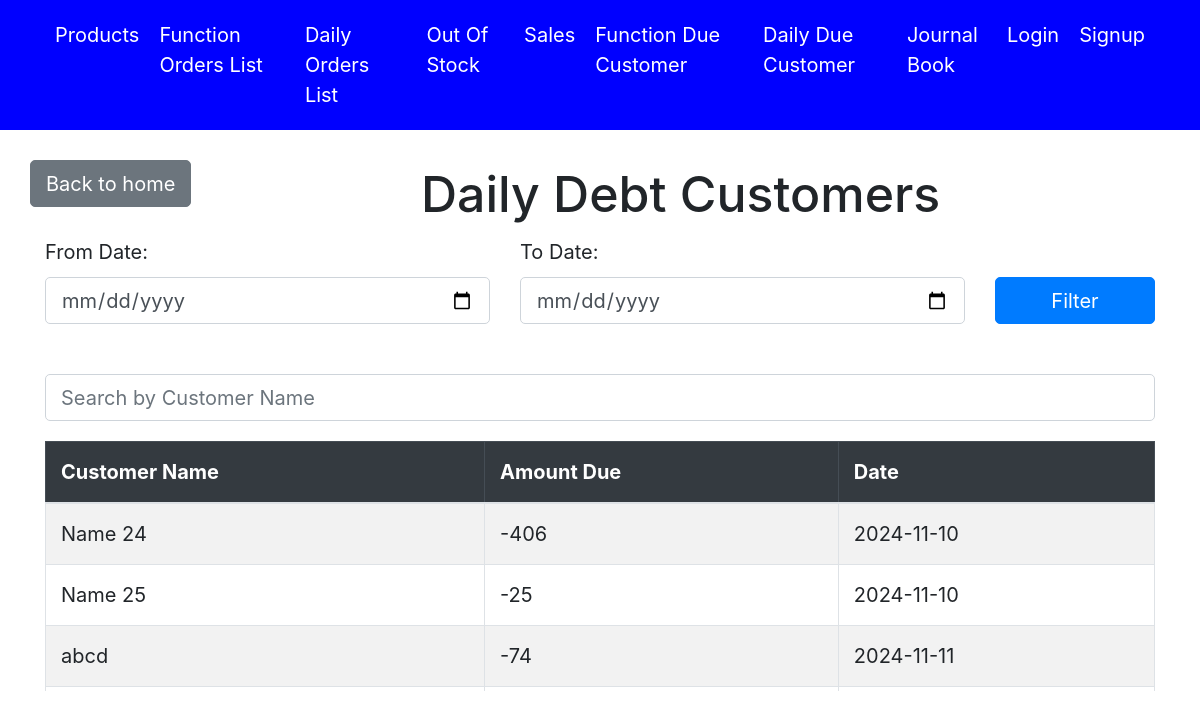
The page /daily/debt/customers/ on the database its author committed.
### accounts/models.py (models this page shows, shortened)
class Orders(models.Model):
    name = models.CharField(max_length=255)
    date = models.DateField(default=timezone.now)
    is_function = models.BooleanField(default=True)

### accounts/views.py (the view)
# urls.py: path('daily/debt/customers/', views.daily_debt_customer_list, name='daily_debt_customer_list'),
def daily_debt_customer_list(request):
    from_date_str  = request.GET.get('from_date')
    to_date_str  = request.GET.get('to_date')
    debt_cust = daily_get_orders_with_pending_balance(request,is_function = False)
    formatted_debt_cust = []
    for row in debt_cust:
        date = row[2]
        debt_customer_data = {
            'order_id': row[0],
            'pending_amount': int(row[1]),
            'date': date,
            'name': row[3],
        }
        formatted_debt_cust.append(debt_customer_data)
    from_date = datetime.strptime(from_date_str, '%Y-%m-%d').date() if from_date_str else None
    to_date = datetime.strptime(to_date_str , '%Y-%m-%d').date() if to_date_str  else None
    if from_date:
        formatted_debt_cust = [
            customer for customer in formatted_debt_cust if customer['date'] >= from_date
        ]
    if to_date:
        formatted_debt_cust = [
            customer for customer in formatted_debt_cust if customer['date'] <= to_date
        ]
    context = {
        'debt_customers': formatted_debt_cust,  # List of dicts for easy template access
        'from_date': from_date_str,
        'to_date': to_date_str
    }
    return render(request, 'daily_list_debt_customers.html', context)

### accounts/views.py (called while the page is built)
def daily_get_orders_with_pending_balance(obj,is_function=False):
  with connection.cursor() as cursor:
    cursor.execute("""
      SELECT e.*, f.date, f.name
FROM (
    SELECT c.orders_id, IFNULL(d.paid_amount, 0) - c.order_amount AS pending_amount
    FROM (
        SELECT a.orders_id, SUM(a.quantity * b.Retail_price) AS order_amount
        FROM accounts_orderitems a
        JOIN accounts_product b ON a.product_id = b.id
        GROUP BY a.orders_id
    ) c
    LEFT JOIN (
        SELECT order_id_id, SUM(amount) AS paid_amount
        FROM accounts_payment
        GROUP BY order_id_id
    ) d ON c.orders_id = d.order_id_id
) e
JOIN accounts_orders f ON e.orders_id = f.id
WHERE e.pending_amount < 0
AND f.is_function = %s;
    """,[is_function])
    rows = cursor.fetchall()
    return rows

### accounts/templates/daily_list_debt_customers.html (shortened to what this page needs)
{% extends 'base.html' %}
{% block content %}
<head>
</head>
<body>
    <div class="row align-items-center mt-4">
        <div class="text-center mb-4">
            <a href="{% url 'home' %}" class="btn btn-secondary">Back to home</a>
        </div>
        <div class="col text-center">
            <h1>Daily Debt Customers</h1>
        </div>
    </div>
    <form method="get" class="mb-4">
        <div class="row">
            <div class="col-md-5 mb-3">
                <label for="from_date" class="form-label">From Date:</label>
                <input type="date" name="from_date" class="form-control" id="from_date" value="{{ request.GET.from_date }}">
            </div>
            <div class="col-md-5 mb-3">
                <label for="to_date" class="form-label">To Date:</label>
                <input type="date" name="to_date" class="form-control" id="to_date" value="{{ request.GET.to_date }}">
            </div>
            <div class="col-md-2 mb-3 d-flex align-items-end">
                <button type="submit" class="btn btn-primary w-100">Filter</button>
            </div>
        </div>
    </form>
    <div class="search-bar">
        <input type="text" id="searchCustomer" class="form-control" placeholder="Search by Customer Name" onkeyup="searchCustomers()">
    </div>
    <div class="table-wrapper">
        <div class="table-responsive">
            <table class="table table-bordered table-striped" id="customerTable">
                <thead class="table-dark">
                    <tr>
                        <th>Customer Name</th>
                        <th>Amount Due</th>
                        <th>Date</th>
                    </tr>
                </thead>
                <tbody>
                    {% for debt_customer in debt_customers %}
                        <tr class="customer-row">
                            <td>{{ debt_customer.name }}</td>
                            <td>{{ debt_customer.pending_amount }}</td>
                            <td>{{ debt_customer.date|date:"Y-m-d" }}</td>
                        </tr>
                    {% empty %}
                        <tr>
                            <td colspan="3" class="text-center">No debt customers found</td>
                        </tr>
                    {% endfor %}
                </tbody>
            </table>
        </div>
    </div>
</body>
{% endblock %}

### accounts/templates/base.html (style rules this page uses)
html, body { height: 100%; margin: 0; font-size: 20px; }

### accounts/templates/daily_list_debt_customers.html (style rules this page uses)
.table-wrapper { overflow-y: auto; max-height: 250px; display: block; position: relative; }
.search-bar { margin-bottom: 20px; }

### rows shown on the page
Orders: name "Name 24", pending_amount "-406", date "2024-11-10"
Orders: name "Name 25", pending_amount "-25", date "2024-11-10"
Orders: name "abcd", pending_amount "-74", date "2024-11-11"
